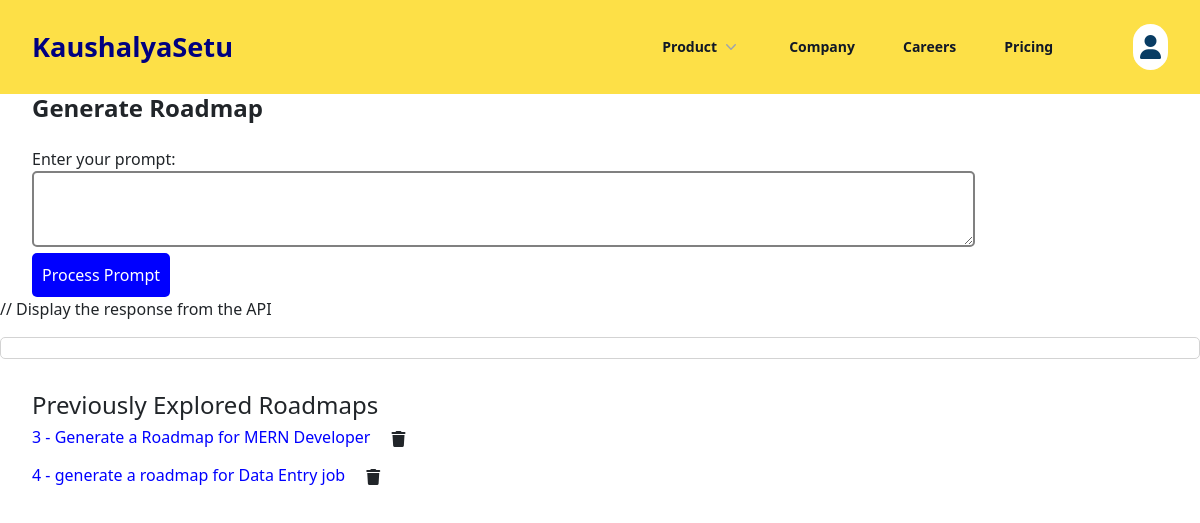
The app's page /, older data.
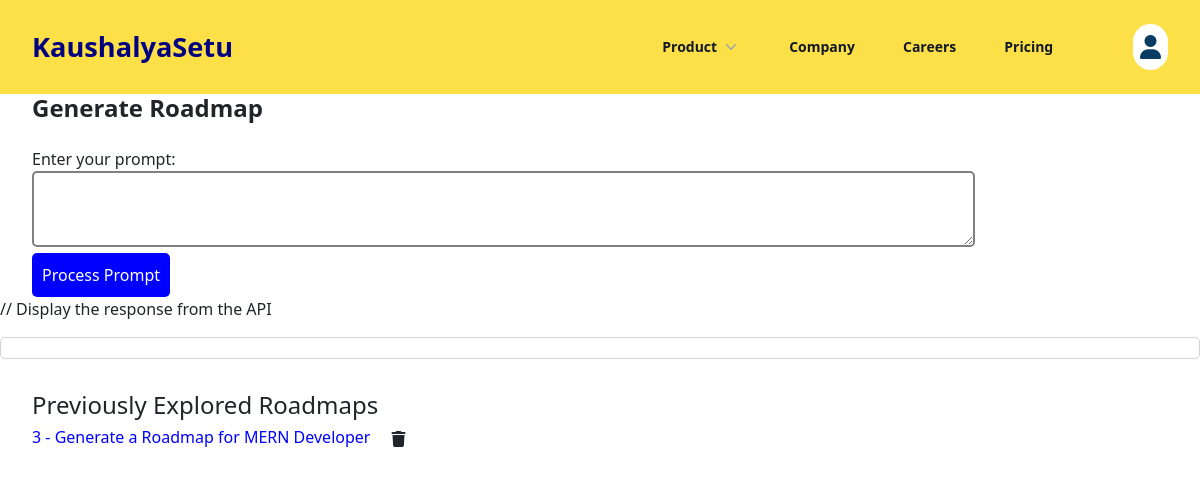
The same page, newer data.
### prototype/models.py (models this page shows, shortened)
class PrevRoadmap(models.Model):
    prompt = models.TextField()
    response = models.JSONField()

### prototype/views.py (the view)
# urls.py: path('', views.roadmap, name="Roadmap Prototype"),
def roadmap(request):
    prev_roadmaps=PrevRoadmap.objects.all()
    return render(request,'prototype/roadmap.html', context={"prev_roadmaps":prev_roadmaps})

### templates/prototype/roadmap.html (shortened to what this page needs)
<!DOCTYPE html>
<html lang="en">
  <head>
    <link
      href="https://cdn.jsdelivr.net/npm/tailwindcss@2.2.19/dist/tailwind.min.css"
      rel="stylesheet"
    />
    <script src="https://cdn.tailwindcss.com"></script>
    <link
      href="https://cdnjs.cloudflare.com/ajax/libs/font-awesome/6.6.0/css/all.min.css"
      rel="stylesheet"
    />
    <link
      href="https://cdn.jsdelivr.net/npm/bootstrap@5.3.3/dist/css/bootstrap.min.css"
      rel="stylesheet"
    />
  </head>
  <body>
    <header class="bg-yellow-300">{% include 'prototype/navbar.html' %}</header>
    <main>
      <div class="custom-flex">
        <h1 class="head1 font-bold font-awesome animate-slide-in">
          Generate Roadmap
        </h1>
        <div class="mt-6 flex max-w-md gap-x-4">
          <form id="prompt-form">
            <label for="prompt">Enter your prompt:</label>
            <textarea id="prompt" name="prompt" rows="3" cols="100"></textarea>
            <button type="submit" id="submit-button">Process Prompt</button>
          </form>
        </div>
      </div>
    </main>
    // Display the response from the API
    <main>
      <pre id="response"></pre>
    </main>
    <main class="prev-roadmap-section">
      <h2 class="head1">Previously Explored Roadmaps</h2>
      <ul>
        {% for roadmap in prev_roadmaps %}
        <li>
          <a
            href="#"
            class="link-col prev-roadmap-link"
            data-id="{{ roadmap.id }}"
            ><span>{{ roadmap.id }}</span> - {{ roadmap.prompt }}</a
          ><span class="icon-modify"
            ><button
              type="button"
              class="btn"
              data-bs-toggle="modal"
              data-bs-target="#exampleModal-{{ roadmap.id }}"
            >
              <i class="fa-solid fa-trash"></i></button
          ></span>
        </li>
        {% endfor %}
      </ul>
    </main>
  </body>
</html>

Row changes from the older to the newer data that the page shows:
removed PrevRoadmap: id "4", prompt "generate a roadmap for Data Entry job"
